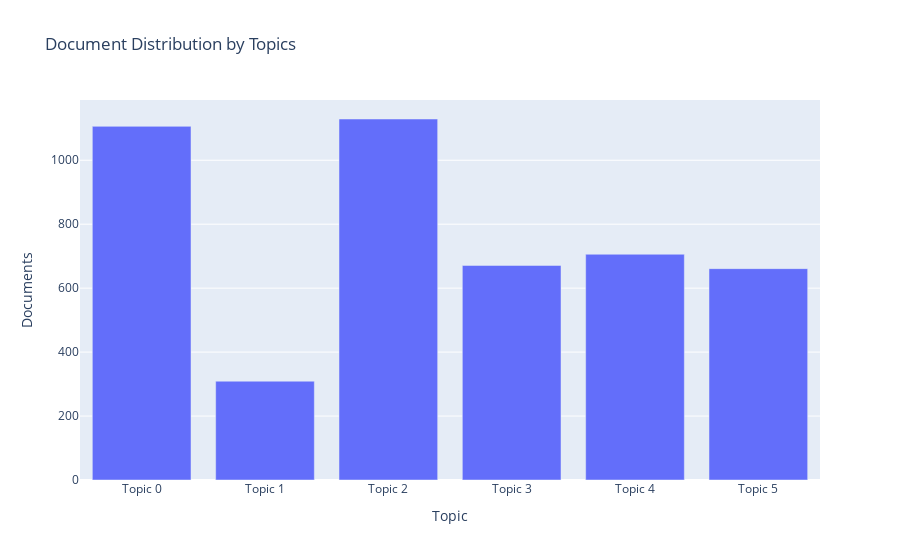

Notebook code cell kept with this figure:
### Code cell
plot_model(lda, plot = 'topic_distribution')

### Figure 1 — Plotly figure (JSON) as saved in the notebook; plotly's stock layout.template omitted (floating-point values rounded to 4 significant figures)
{"data": [{"alignmentgroup": "True", "customdata": [["point, tile, place, score, round, number, end, color, move, win"], ["power, pirate, win, opponent, treasure, spell, race, ship, land, move"], ["build, resource, building, point, good, city, victory, end, gain, phase"], ["battle, rule, include, system, unit, war, map, scenario, campaign, force"], ["monster, hero, find, adventure, world, character, story, different, make, role"], ["deck, character, team, dice, set, win, hand, point, draw, choose"]], "hovertemplate": "Topic=%{x}<br>Documents=%{y}<br>Keyword=%{customdata[0]}<extra></extra>", "legendgroup": "", "marker": {"color": "#636efa", "pattern": {"shape": ""}}, "name": "", "offsetgroup": "", "orientation": "v", "showlegend": false, "textposition": "auto", "type": "bar", "x": ["Topic 0", "Topic 1", "Topic 2", "Topic 3", "Topic 4", "Topic 5"], "xaxis": "x", "y": [1106, 309, 1129, 671, 706, 661], "yaxis": "y"}], "layout": {"barmode": "relative", "legend": {"tracegroupgap": 0}, "title": {"text": "Document Distribution by Topics"}, "xaxis": {"anchor": "y", "domain": [0, 1], "title": {"text": "Topic"}}, "yaxis": {"anchor": "x", "domain": [0, 1], "title": {"text": "Documents"}}}}
